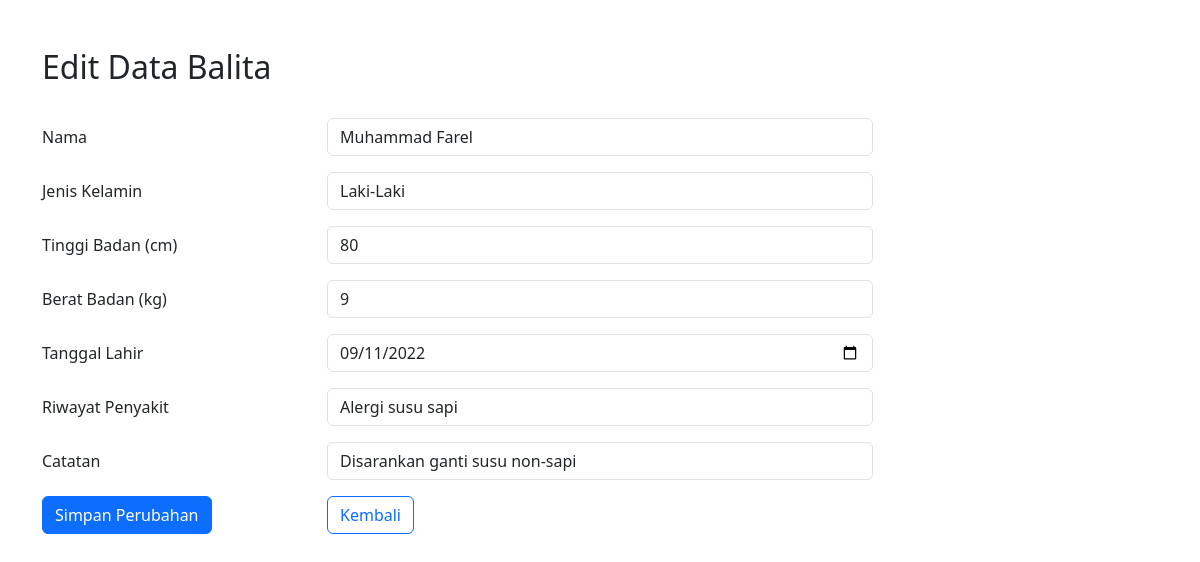
Page /views/edit_bayi.php?id=107 (signed in) on the committed database.
### tables this page shows
CREATE TABLE `databayi` (
  `id` int(11) NOT NULL,
  `nama` varchar(100) NOT NULL,
  `tinggi` float NOT NULL,
  `berat` float NOT NULL,
  `jenisKelamin` varchar(20) NOT NULL,
  `tanggalLahir` date NOT NULL,
  `riwayat` varchar(100) NOT NULL,
  `catatan` varchar(50) NOT NULL,
  `orang_tua_id` int(11) NOT NULL
);

### models/manusia.php (called while the page is built, shortened)
<?php
require_once dirname(__DIR__) . '/config/database.php';
class Manusia
{
    public function __construct()
    {
        $database = new Database();
        $this->conn = $database->getConnection();
    }
}

### config/Database.php (called while the page is built, shortened)
<?php
class Database
{
    private $host = "localhost:3307";
    private $db_name = "db_databayi";
    private $username = "root";
    private $password = "";
    private static $conn = null;
    public function getConnection()
    {
        if (self::$conn === null) {
            try {
                self::$conn = new mysqli(
                    $this->host,
                    $this->username,
                    $this->password,
                    $this->db_name
                );
                self::$conn->set_charset("utf8");
            } catch (Exception $exception) {
                die("Koneksi gagal: " . $exception->getMessage());
            }
        }
        return self::$conn;
    }
}

### models/balita.php (called while the page is built, shortened)
<?php
require_once 'manusia.php';
class Bayi extends Manusia
{
    public function getBayiById($id)
    {
        $query = "SELECT * FROM " . self::TABLE . " WHERE id = ? LIMIT 1";
        $stmt = $this->conn->prepare($query);
        $stmt->bind_param("i", $id);
        $stmt->execute();
        $result = $stmt->get_result();
        if ($result && $result->num_rows > 0) {
            return $result->fetch_assoc();
        }
        return null;
    }
}

### views/edit_bayi.php (the view, shortened to what this page needs)
<?php
require_once '../config/database.php';
require_once '../models/balita.php';
$bayiModel = new Bayi();
if (!isset($_GET['id'])) {
    $alert = ['type' => 'danger', 'message' => 'ID tidak ditemukan'];
} else {
    $id = (int) $_GET['id'];
    $dataBayi = $bayiModel->getBayiById($id);
}
?>
<!DOCTYPE html>
<html lang="id">
<head>
    <link href="https://cdn.jsdelivr.net/npm/bootstrap@5.3.3/dist/css/bootstrap.min.css" rel="stylesheet"
>
</head>
<body>
    <div class="container my-5">
        <h2>Edit Data Balita</h2>
        <br>
        <form action="" method="post">
            <div class="row mb-3">
                <label class="col-sm-3 col-form-label">Nama</label>
                <div class="col-sm-6">
                    <input type="text" name="nama" class="form-control" placeholder="Masukkan nama..."
                        value="<?= htmlspecialchars($dataBayi['nama'] ?? '') ?>">
                </div>
            </div>
            <div class="row mb-3">
                <label class="col-sm-3 col-form-label">Jenis Kelamin</label>
                <div class="col-sm-6">
                    <select name="jenisKelamin" class="form-control">
                        <option value="Laki-Laki" <?= ($dataBayi['jenisKelamin'] == 'Laki-Laki') ? 'selected' : '' ?>>
                            Laki-Laki</option>
                    </select>
                </div>
            </div>
            <div class="row mb-3">
                <label class="col-sm-3 col-form-label">Tinggi Badan (cm)</label>
                <div class="col-sm-6">
                    <input type="number" name="tinggi" class="form-control" placeholder="Tinggi badan..." step="0.01"
                        value="<?= $dataBayi['tinggi'] ?>">
                </div>
            </div>
            <div class="row mb-3">
                <label class="col-sm-3 col-form-label">Berat Badan (kg)</label>
                <div class="col-sm-6">
                    <input type="number" name="berat" class="form-control" placeholder="Berat badan..." step="0.01"
                        value="<?= $dataBayi['berat'] ?>">
                </div>
            </div>
            <div class="row mb-3">
                <label class="col-sm-3 col-form-label">Tanggal Lahir</label>
                <div class="col-sm-6">
                    <input type="date" name="tanggalLahir" class="form-control"
                        value="<?= date('Y-m-d', strtotime($dataBayi['tanggalLahir'])) ?>">
                </div>
            </div>
            <div class="row mb-3">
                <label class="col-sm-3 col-form-label">Riwayat Penyakit</label>
                <div class="col-sm-6">
                    <input type="text" name="riwayat" class="form-control" placeholder="Riwayat penyakit..."
                        value="<?= htmlspecialchars($dataBayi['riwayat'] ?? '') ?>">
                </div>
            </div>
            <div class="row mb-3">
                <label class="col-sm-3 col-form-label">Catatan</label>
                <div class="col-sm-6">
                    <input type="text" name="catatan" class="form-control" placeholder="Catatan..."
                        value="<?= htmlspecialchars($dataBayi['catatan'] ?? '') ?>">
                </div>
            </div>
            <div class="row mb-3">
                <div class="col-sm-3">
                    <button type="submit" class="btn btn-primary">Simpan Perubahan</button>
                </div>
                <div class="col-sm-6">
                    <a href="dashboard.php" class="btn btn-outline-primary">Kembali</a>
                </div>
            </div>
        </form>
    </div>
</body>
</html>

### rows in the picture
databayi: nama "Muhammad Farel", jenisKelamin "Laki-Laki", tinggi "80", berat "9", tanggalLahir "09/11/2022", riwayat "Alergi susu sapi", catatan "Disarankan ganti susu non-sapi"
